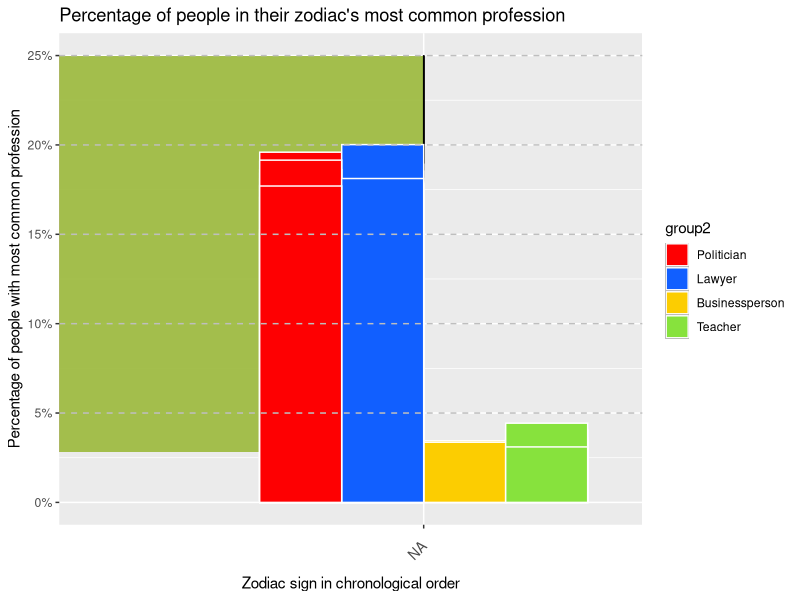

Generate this figure with R:
# R code for zodiac signs
library(tidyverse)

# Load data
data <- read_csv("profession_by_all.csv")

# Order them, such that they are in chronological order
zodiac_order <- c(
  "capricorn", "aquarius", "pisces", "aries", "taurus", "gemini", 
  "cancer", "leo", "virgo", "libra", "scorpio", "sagittarius")

# Make table for most common professions for each zodiac sign and the counts and percentage
zodiac_professions <- data |>
  filter(Zodiac != 'Zodiac', Profession != 'Profession') |>
  group_by(Zodiac, Profession) |>
  summarise(count = n(), .groups = "drop") |>
  group_by(Zodiac) |>
  mutate(total_in_zodiac = sum(count)) |>
  slice_max(count, n = 3, with_ties = FALSE) |>
  mutate(percentage = (count / total_in_zodiac) * 100) |>
  select(Zodiac, Profession, count, percentage) |>
  arrange(match(Zodiac, zodiac_order))

# Legend reorder
zodiac_professions$group2 <- factor(zodiac_professions$Profession,
  levels = c("Politician", "Lawyer", "Businessperson", "Teacher", "Economist", "Physician", "Barrister", "Art", "Farmer", "Attorneys in the United States", "Authors"))

# Poltiician = #fe0002
# Lawyer = #115fff
# Businessperson = #fccd01
# Teacher = #87e23d
# Economist = #188d7b
# Physician = #ff8e02
# Barrister = #791e9f
# Art = #f69cc2
# Farmer = #999999
# Attorneys in the United States = #555555
# Authors = #111111

# Plot barplot
barplot <- zodiac_professions |>
  ggplot(aes(
    x = factor(Zodiac, levels = zodiac_order),
    y = percentage/100,
    fill = group2
  )) +
  geom_density(alpha = 0.5) +
  geom_col(position="dodge",colour="white") +
  labs(
    x = 'Zodiac sign in chronological order',
    y = 'Percentage of people with most common profession',
    title = 'Percentage of people in their zodiac\'s most common profession'
  ) +
  ylim(0, 25) +
  scale_y_continuous(labels=scales::label_percent()) +
    scale_fill_manual(values = c("#fe0002","#115fff","#fccd01","#87e23d"),
    labels = c("Politician","Lawyer", "Businessperson", "Teacher")) +
  geom_hline(
    yintercept = seq(5/100, 25/100, by = 5/100),
    color = "grey", 
    linetype = "dashed"
  ) +
theme(
  axis.text.x = element_text(angle = 45, hjust = 1, vjust = 0.5, size = 10),
  axis.title.x = element_text(margin = margin(t = 15))
)

# Save the barplot as .png
ggsave(
  filename = "zodiac_barplot.png",
  plot = barplot,
  width=10
)
